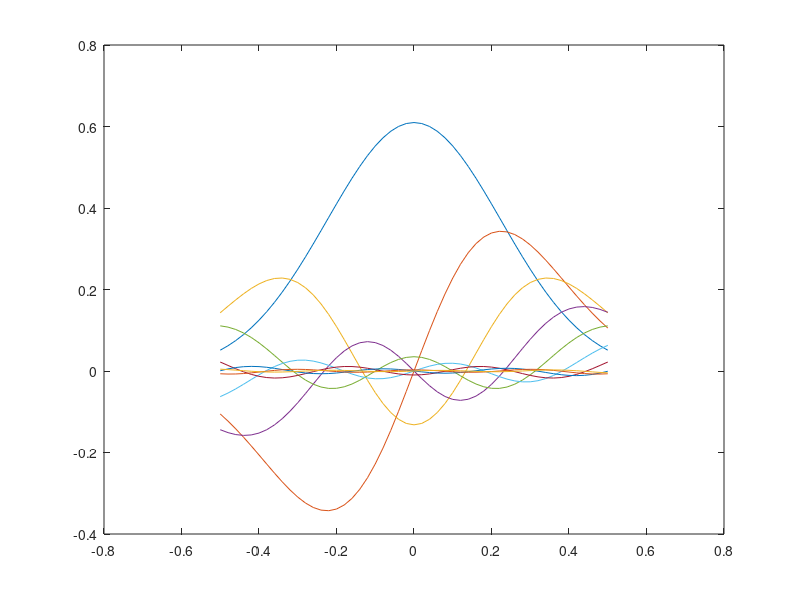
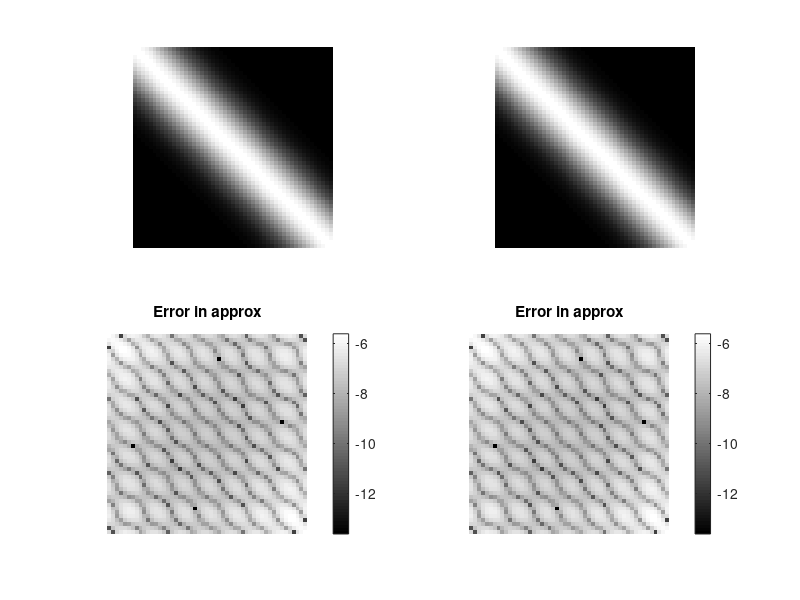

Source code (MATLAB) for these figures, in order:
clear all; clc;

sigma = 0.25;
l = 0.15;

a = 1 / (4 * sigma^2);
b = 1 / (2 * l^2);
c = sqrt(a^2 + 2 * a * b);

epsilon = sqrt(b);
alpha = sqrt(2 * a);
beta = (1 + (2 * epsilon / alpha)^2)^0.25;
delta = sqrt(alpha^2 * (beta^2 - 1) / 2);

M = 10;
N = 51;
Q = zeros(N, M);
Q2 = zeros(N, M);
V = zeros(M, 1);
x = linspace(-0.5, 0.5, N);%4 * (rand(N, 1) - 0.5)';

tic
figure(1);
rho = alpha * exp(-alpha^2 * x.^2) / sqrt(pi);
H = zeros(N, M);
xp = alpha * beta * x;
H(:, 1) = sqrt(beta) .* exp(-delta^2 * x .* x)';%%sqrt(alpha * exp(-alpha^2 * x .* x) / sqrt(pi))' .* 
H(:, 2) = sqrt(1 / 2) * 2 * xp' .* H(:, 1);
for n = 3:M
   H(:, n) = sqrt(1 / (2 * (n - 1))) * 2 * xp' .* H(:, n - 1) - sqrt(1 / (4 * (n - 1) * (n - 2))) * 2 * (n - 2) * H(:, n - 2); 
end

Ht = zeros(N, M);
xp = alpha * beta * x;
f = sqrt(epsilon^2 / (alpha^2 + delta^2 + epsilon^2));
Ht(:, 1) = sqrt(sqrt(alpha^2 / (alpha^2 + delta^2 + epsilon^2))) * sqrt(beta) * exp(-delta^2 * x .* x)';
Ht(:, 2) = f * sqrt(1 / 2) * 2 * xp' .* Ht(:, 1);
for n = 3:M
   Ht(:, n) = f * sqrt(1 / (2 * (n - 1))) * 2 * xp' .* Ht(:, n - 1) - f^2 * sqrt(1 / (4 * (n - 1) * (n - 2))) * 2 * (n - 2) * Ht(:, n - 2); 
end

H3 = zeros(N, M);
xp = alpha * beta * x;
H3(:, 1) = exp(-x .* x / 2.0) / sqrt(sqrt(pi));
H3(:, 2) = 2 * xp' .* H3(:, 1) / sqrt(2);
for n = 3:M
   H3(:, n) = (2 * xp' .* H3(:, n - 1) - 2 * (n - 2) * H3(:, n - 2)) / sqrt((n - 1) * 2); 
end

for n = 1:M
    %%gam = sqrt(beta / (2^(n - 1) * gamma(n)));
    V(n) = sqrt(alpha^2 / (alpha^2 + delta^2 + epsilon^2)) * (epsilon^2 / (alpha^2 + delta^2 + epsilon^2))^(n - 1);

    %%Q2(:, n) = gam * H3(:, n) .* exp(-delta^2 * x .* x)';
    Q2(:, n) = H(:, n);
    %%gam * Ht(:, n) - H(:, n)
    Q(:, n) = H(:, n);
    plot(x, Q(:, n) * V(n));
    hold on;

end
hold off;
toc

T = Q * diag(sqrt(V));

Kt = T * T';
Ktt = Ht * Ht';

%Kt = Q * diag(V) * (Q');

K = zeros(N, N);
for n = 1:N
    for m = 1:N
        K(n, m) = exp(-epsilon^2 * (x(n) - x(m))^2);
    end
end

figure(2);
subplot(2, 2, 1);
imshow(Kt);

subplot(2, 2, 2);
imshow(K);

subplot(2, 2, 3);
imshow(log(abs(K - Ktt) + 1e-16), []);
colorbar();
title('Error in approx');

subplot(2, 2, 4);
imshow(log(abs(K - Kt) + 1e-16), []);
colorbar();
title('Error in approx');

Q3 = Q2 * diag(sqrt(V)) * Q2';
max(max(Q3 * Q3' / 2.0 - Kt));
max(max(Q2 * diag(V) * Q2' - Kt));